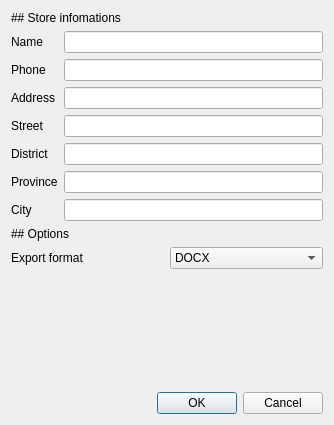
<?xml version="1.0" encoding="UTF-8"?>
<ui version="4.0">
 <class>SettingsDialog</class>
 <widget class="QDialog" name="SettingsDialog">
  <property name="geometry">
   <rect>
    <x>0</x>
    <y>0</y>
    <width>334</width>
    <height>425</height>
   </rect>
  </property>
  <property name="windowTitle">
   <string>Dialog</string>
  </property>
  <layout class="QVBoxLayout" name="verticalLayout">
   <item>
    <widget class="QLabel" name="label">
     <property name="text">
      <string>## Store infomations</string>
     </property>
     <property name="textFormat">
      <enum>Qt::MarkdownText</enum>
     </property>
    </widget>
   </item>
   <item>
    <layout class="QFormLayout" name="formLayout">
     <item row="0" column="0">
      <widget class="QLabel" name="label_2">
       <property name="text">
        <string>Name</string>
       </property>
      </widget>
     </item>
     <item row="1" column="0">
      <widget class="QLabel" name="label_8">
       <property name="text">
        <string>Phone</string>
       </property>
      </widget>
     </item>
     <item row="1" column="1">
      <widget class="QLineEdit" name="store_phone">
       <property name="alignment">
        <set>Qt::AlignRight|Qt::AlignTrailing|Qt::AlignVCenter</set>
       </property>
      </widget>
     </item>
     <item row="2" column="0">
      <widget class="QLabel" name="label_3">
       <property name="text">
        <string>Address</string>
       </property>
      </widget>
     </item>
     <item row="2" column="1">
      <widget class="QLineEdit" name="store_addr">
       <property name="alignment">
        <set>Qt::AlignRight|Qt::AlignTrailing|Qt::AlignVCenter</set>
       </property>
      </widget>
     </item>
     <item row="3" column="0">
      <widget class="QLabel" name="label_4">
       <property name="text">
        <string>Street</string>
       </property>
      </widget>
     </item>
     <item row="3" column="1">
      <widget class="QLineEdit" name="store_street">
       <property name="alignment">
        <set>Qt::AlignRight|Qt::AlignTrailing|Qt::AlignVCenter</set>
       </property>
      </widget>
     </item>
     <item row="4" column="0">
      <widget class="QLabel" name="label_5">
       <property name="text">
        <string>District</string>
       </property>
      </widget>
     </item>
     <item row="4" column="1">
      <widget class="QLineEdit" name="store_dist">
       <property name="alignment">
        <set>Qt::AlignRight|Qt::AlignTrailing|Qt::AlignVCenter</set>
       </property>
      </widget>
     </item>
     <item row="5" column="0">
      <widget class="QLabel" name="label_6">
       <property name="text">
        <string>Province</string>
       </property>
      </widget>
     </item>
     <item row="5" column="1">
      <widget class="QLineEdit" name="store_province">
       <property name="alignment">
        <set>Qt::AlignRight|Qt::AlignTrailing|Qt::AlignVCenter</set>
       </property>
      </widget>
     </item>
     <item row="6" column="0">
      <widget class="QLabel" name="label_7">
       <property name="text">
        <string>City</string>
       </property>
      </widget>
     </item>
     <item row="6" column="1">
      <widget class="QLineEdit" name="store_city">
       <property name="alignment">
        <set>Qt::AlignRight|Qt::AlignTrailing|Qt::AlignVCenter</set>
       </property>
      </widget>
     </item>
     <item row="0" column="1">
      <widget class="QLineEdit" name="store_name">
       <property name="alignment">
        <set>Qt::AlignRight|Qt::AlignTrailing|Qt::AlignVCenter</set>
       </property>
      </widget>
     </item>
    </layout>
   </item>
   <item>
    <widget class="QLabel" name="label_9">
     <property name="text">
      <string>## Options</string>
     </property>
     <property name="textFormat">
      <enum>Qt::MarkdownText</enum>
     </property>
    </widget>
   </item>
   <item>
    <layout class="QHBoxLayout" name="horizontalLayout">
     <item>
      <widget class="QLabel" name="label_10">
       <property name="text">
        <string>Export format</string>
       </property>
      </widget>
     </item>
     <item>
      <widget class="QComboBox" name="export_format_comboBox">
       <item>
        <property name="text">
         <string>DOCX</string>
        </property>
       </item>
       <item>
        <property name="text">
         <string>PDF</string>
        </property>
       </item>
      </widget>
     </item>
    </layout>
   </item>
   <item>
    <spacer name="verticalSpacer">
     <property name="orientation">
      <enum>Qt::Vertical</enum>
     </property>
     <property name="sizeHint" stdset="0">
      <size>
       <width>20</width>
       <height>40</height>
      </size>
     </property>
    </spacer>
   </item>
   <item>
    <widget class="QDialogButtonBox" name="dialogButtonBox">
     <property name="orientation">
      <enum>Qt::Horizontal</enum>
     </property>
     <property name="standardButtons">
      <set>QDialogButtonBox::Cancel|QDialogButtonBox::Ok</set>
     </property>
    </widget>
   </item>
  </layout>
 </widget>
 <tabstops>
  <tabstop>store_name</tabstop>
  <tabstop>store_phone</tabstop>
  <tabstop>store_addr</tabstop>
  <tabstop>store_street</tabstop>
  <tabstop>store_dist</tabstop>
  <tabstop>store_province</tabstop>
  <tabstop>store_city</tabstop>
 </tabstops>
 <resources/>
 <connections>
  <connection>
   <sender>dialogButtonBox</sender>
   <signal>accepted()</signal>
   <receiver>SettingsDialog</receiver>
   <slot>accept()</slot>
   <hints>
    <hint type="sourcelabel">
     <x>248</x>
     <y>254</y>
    </hint>
    <hint type="destinationlabel">
     <x>157</x>
     <y>274</y>
    </hint>
   </hints>
  </connection>
  <connection>
   <sender>dialogButtonBox</sender>
   <signal>rejected()</signal>
   <receiver>SettingsDialog</receiver>
   <slot>reject()</slot>
   <hints>
    <hint type="sourcelabel">
     <x>316</x>
     <y>260</y>
    </hint>
    <hint type="destinationlabel">
     <x>286</x>
     <y>274</y>
    </hint>
   </hints>
  </connection>
 </connections>
</ui>
